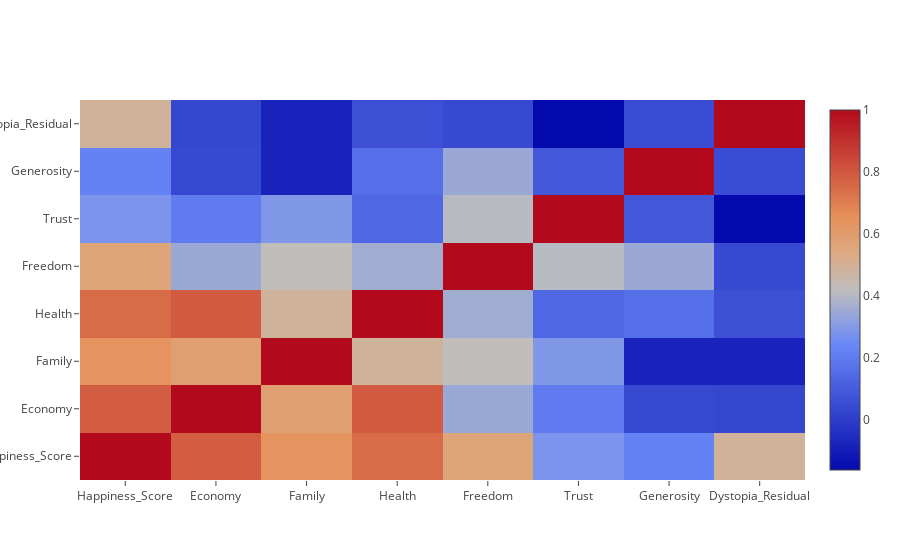

Notebook cell for this chart:
### Code cell
corr_matrix_happy = drop_rank.corr()
trace_corr_happy =go.Heatmap(z=np.array(corr_matrix_happy),
                            x=corr_matrix_happy.columns,
                            y=corr_matrix_happy.columns)
data_happy=[trace_corr_happy]
iplot(data_happy)

### Figure 1 — Plotly figure (JSON) as saved in the notebook; plotly's stock layout.template omitted (floating-point values rounded to 4 significant figures)
{"data": [{"type": "heatmap", "uid": "f5c42ed3-d025-4e45-8bc6-9335662d1a0d", "x": ["Happiness_Score", "Economy", "Family", "Health", "Freedom", "Trust", "Generosity", "Dystopia_Residual"], "y": ["Happiness_Score", "Economy", "Family", "Health", "Freedom", "Trust", "Generosity", "Dystopia_Residual"], "z": [[1, 0.7854, 0.6365, 0.748, 0.5604, 0.2821, 0.2217, 0.4897], [0.7854, 1, 0.5854, 0.7922, 0.345, 0.2009, 0.03941, 0.03009], [0.6365, 0.5854, 1, 0.4864, 0.4254, 0.2898, -0.08353, -0.08154], [0.748, 0.7922, 0.4864, 1, 0.3596, 0.136, 0.1614, 0.05767], [0.5604, 0.345, 0.4254, 0.3596, 1, 0.4059, 0.347, 0.03842], [0.2821, 0.2009, 0.2898, 0.136, 0.4059, 1, 0.08439, -0.1624], [0.2217, 0.03941, -0.08353, 0.1614, 0.347, 0.08439, 1, 0.04777], [0.4897, 0.03009, -0.08154, 0.05767, 0.03842, -0.1624, 0.04777, 1]]}], "layout": {}}
